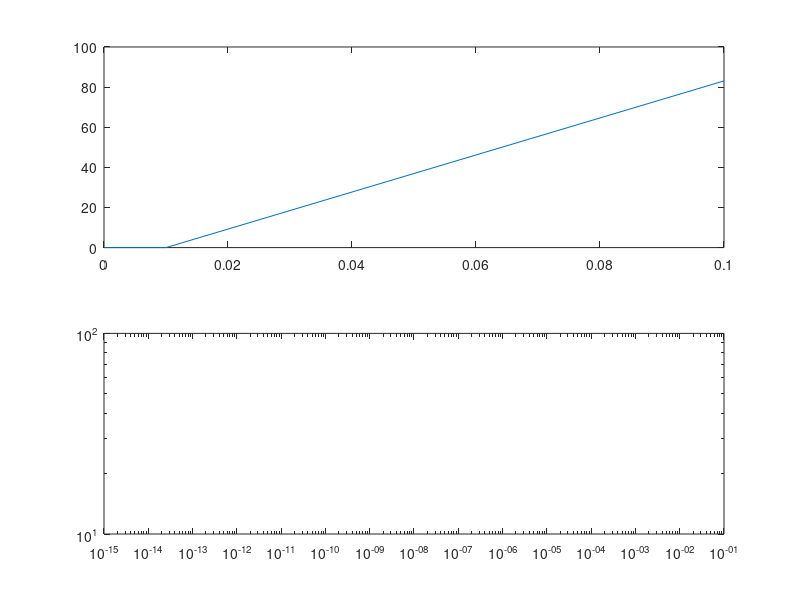

Reproduce this figure in MATLAB.
clear all; close all; clc;

%dados de enunciado
n = 15;
ep = 10.^(-(1:n));
condA = zeros(n,1);

%calculado por enunciado (b = A*x)
for i = 1;n;
    A = [2 -2 0; ep(i)-2 2 0; 0 -1 3];
    condA(i) = cond(A);
end

subplot(2,1,1);
plot(ep,condA);
subplot(2,1,2);
loglog(ep,condA);